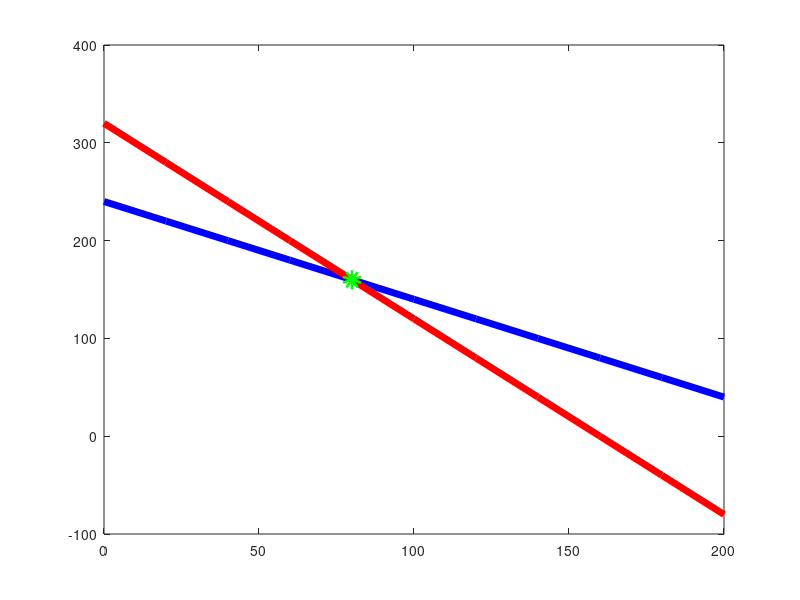

This figure's MATLAB source:
c = [40 30]; % Objective Function
A = [1 1; 2 1]; % Constraints
B = [240 320]; % array containing the right-side of each constraint

lb = [0,0]; % lower bound - greather than 0
up = []; 
ctype = "UU"; % U for uper bound --> <= 
vartype = "CC"; % continuos variables
s = -1 % Maximization problem
param.msglev = 1;

[xmin, fmin, status, extra] = glpk(c, A, B, lb, up, ctype, vartype, s, param)

%plot graph

X = 0:20:200;
Y1 = -X + 240;
plot(X,Y1,'b', 'LineWidth', 5)

hold on;

Y2 = -2 * X + 320;

plot(X,Y2,'r','LineWidth', 5)
plot(80,160,'go','LineWidth', 8)